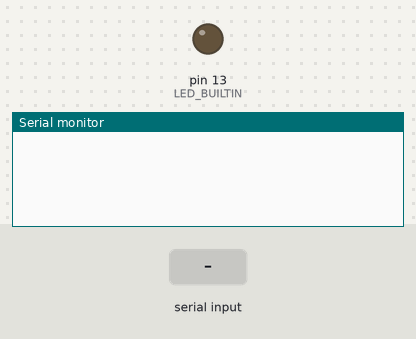
Recording of a sketch running on a simulated Arduino Uno, built with avr-gcc and run on an emulated ATmega328P. On the bench: output pins drawn as LEDs (lit = HIGH), the last lines printed to the serial monitor. The inputs (shaded band) are chosen by the test bench. Random numbers use the default seed unless the sketch sets one.

Above: at 3.2 s.
3.3 s: "y\n" received over Serial
At 5.2 s:
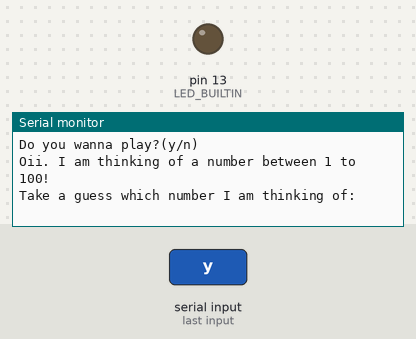
5.5 s: "n\n" received over Serial
At 6.2 s:
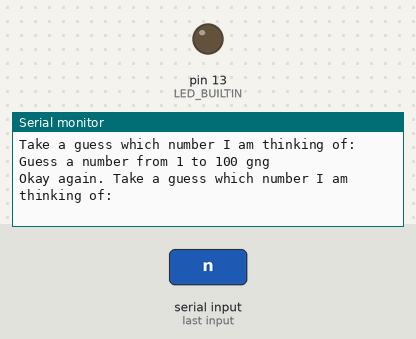
7.0 s: "90,45\n" received over Serial
At 7.3 s:
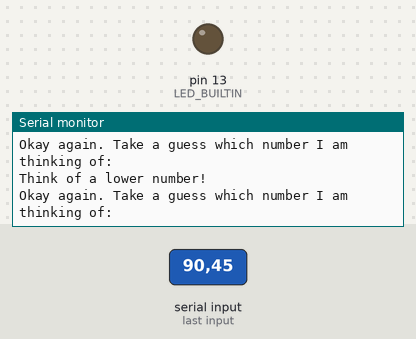

Measured:
- after the input at 3.3 s, the serial monitor: prints a new line after 0.70 s (image 1)
- after the input at 5.5 s, the serial monitor: prints a new line at once (image 2)
- after the input at 7.0 s, the serial monitor: prints a new line at once (image 3)

The sketch:

GuessNumber.ino
```cpp
bool game = true;
void setup(){
  pinMode(LED_BUILTIN, OUTPUT);
  Serial.begin(115200);
  delay(2000);
}

void loop(){
  delay(2000);
  while(game == true){
    Serial.println("Do you wanna play?(y/n) ");
    while (Serial.available() == 0) {
      // Wait for input
    }
    String command = Serial.readStringUntil('\n');
    command.trim();
    command.toLowerCase();
    if (command == "y"){
      int num = random(1, 101);
      Serial.println("Oii. I am thinking of a number between 1 to 100!");
      Serial.println("Take a guess which number I am thinking of: ");
      while (Serial.available() == 0) {}
      int guess = Serial.readStringUntil('\n').toInt();

      while (guess != num){
        if (guess == 0){
          Serial.println("Guess a number from 1 to 100 gng");
          Serial.println();
        }
        else if (guess < 1 || guess > 100){
          Serial.println("Rejected because you have to guess of a number from 1 to 100");
        }
        else if (guess > num){
          Serial.println("Think of a lower number!");
        }
        else if (guess < num){
          Serial.println("Think of a bigger number!");
        }
        Serial.println("Okay again. Take a guess which number I am thinking of: ");
        while (Serial.available() == 0) {}
        guess = Serial.readStringUntil('\n').toInt();
      }
      Serial.print("Ahhh ggs gng congrats!! You got me here. I was actually thinking of ");
      Serial.println(num);
      for (int i = 0; i < 6; i++) {
        digitalWrite(LED_BUILTIN, HIGH);
        delay(300);
        digitalWrite(LED_BUILTIN, LOW);
        delay(300);
      }
    }
    else if (command == "n"){
      Serial.println("Goodbye!");
      game = false;
    }
    else{
      Serial.println("Unknown command provided.");
    }
  }
}
```
